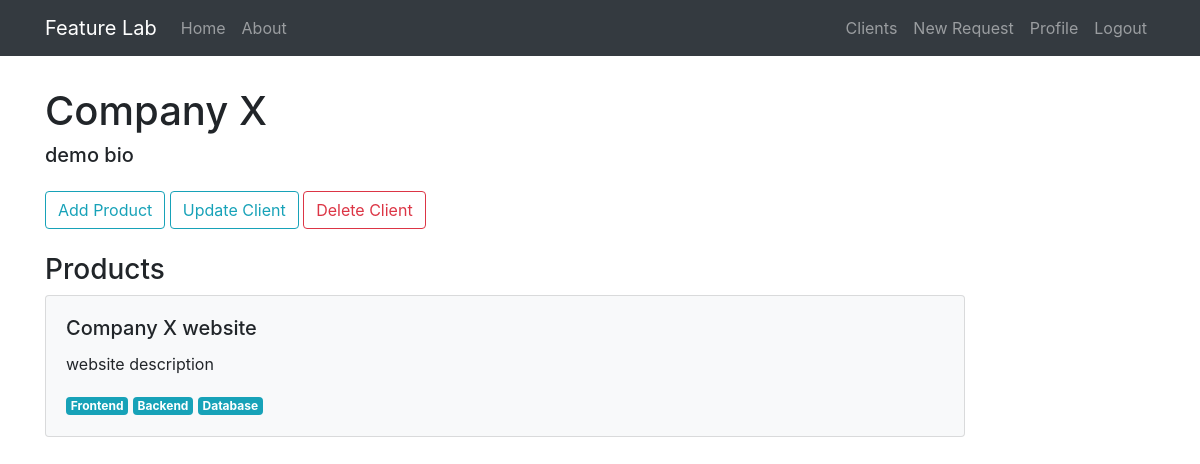
/client/1 (signed in), run on an earlier commit of the app's database.
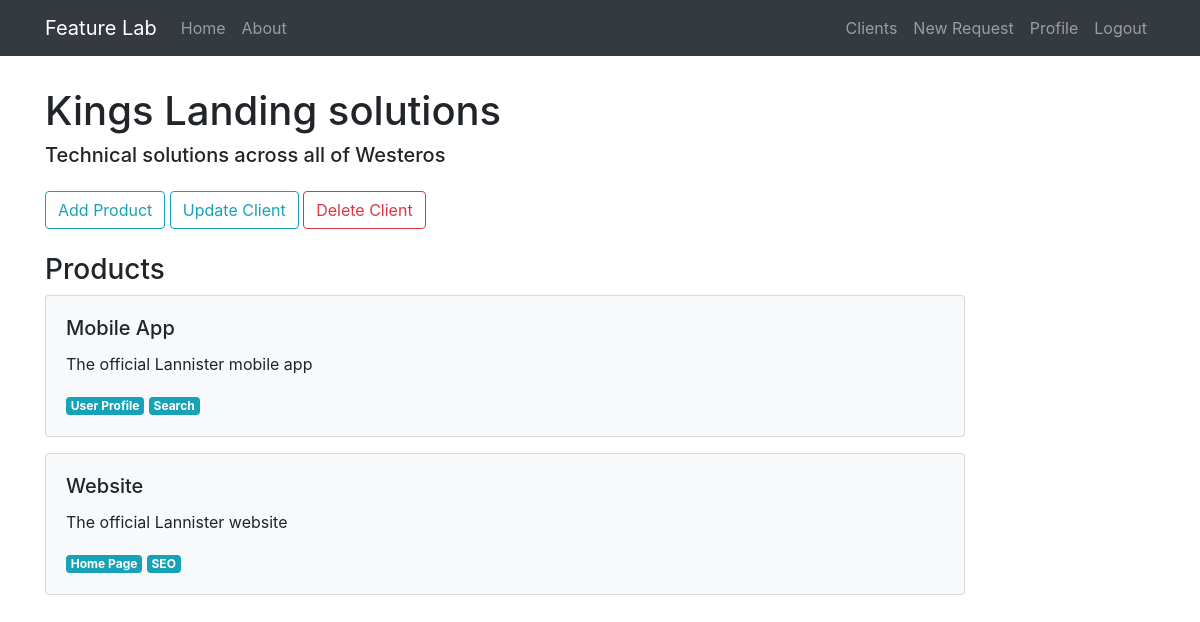
And on a later commit of the database.
### feature_lab/models.py (models this page shows, shortened)
class Client(db.Model):
    id = db.Column(db.Integer, primary_key=True)
    name = db.Column(db.String(20), unique=True, nullable=False)
    email = db.Column(db.String(120), unique=True, nullable=False)
    bio = db.Column(db.Text(), nullable=False)
    priority = db.Column(db.Integer, nullable=False, unique=True)
    phone_number = db.Column(db.String())
    created_at = db.Column(db.DateTime, nullable=False, default=datetime.utcnow)
    products = db.relationship('Product', backref='owner', lazy=True)
    user_id = db.Column(db.Integer, db.ForeignKey('user.id'), nullable=False)

class Product(db.Model):
    id = db.Column(db.Integer, primary_key=True)
    name = db.Column(db.String(20), unique=True, nullable=False)
    description = db.Column(db.Text(), nullable=False)
    owner_id = db.Column(db.Integer, db.ForeignKey('client.id'), nullable=False)
    requests = db.relationship('FeatureRequest', backref='product', lazy=True)
    areas = db.relationship('ProductArea', backref='product', lazy=True)

class ProductArea(db.Model):
    id = db.Column(db.Integer, primary_key=True)
    name = db.Column(db.String(30), nullable=False)
    product_id = db.Column(db.Integer, db.ForeignKey('product.id'), nullable=False)

### feature_lab/clients/routes.py (the view)
@clients.route('/client/<int:client_id>')
@login_required
def client(client_id):
    client = Client.query.get_or_404(int(client_id))
    return render_template('client.html', client=client)

### feature_lab/models.py (called while the page is built)
@login_manager.user_loader
def load_user(user_id):
    return User.query.get(int(user_id))

### feature_lab/templates/client.html (shortened to what this page needs)
{% extends 'layout.html' %}
{% block content %}
    <h1>{{client.name}}</h1>
    <h5 class="mb-4">{{client.bio}}</h5>
    <button class="btn btn-outline-info" onclick="window.location='/create_product/{{client.id}}'">Add Product</button>
    <button class="btn btn-outline-info" onclick="window.location='/client/{{client.id}}/update'">Update Client</button>
    <button type="button" class="btn btn-outline-danger" data-toggle="modal" data-target="#deleteModal">Delete Client</button>
    <h3 class="mt-4">Products</h3>
    {% if client.products %}
        {% for product in client.products %}
            <div>
                <a href="/product/{{ product.id }}" class="request-card">
                    <div class="card bg-light mb-3 p-3 mr-0">
                        <div class="p-1">
                            <h5 class="card-title">{{ product.name }}</h5>
                            <p class="card-text">{{ product.description }}</p>
                            {% for area in product.areas %}
                                <span class="badge badge-info">{{ area.name }}</span>
                            {% endfor %}
                        </div>
                    </div>
                </a>
            </div>
        {% endfor %}
    {% else %}
        <div class="p-5 text-secondary">
            <p>This client does not have any products yet. <a href="/create_product/{{client.id}}">Create product.</a></p>
        </div>
    {% endif %}
{% endblock content %}

### feature_lab/templates/layout.html (shortened to what this page needs)
<!DOCTYPE html>
<html>
<head>
    <link rel="stylesheet" href="https://stackpath.bootstrapcdn.com/bootstrap/4.3.1/css/bootstrap.min.css">
    <link rel="stylesheet" type="text/css" href="{{ url_for('static', filename='custom.css') }}">
</head>
<body>
    <nav class="navbar navbar-expand-lg navbar-dark bg-dark fixed-top">
        <div class="container">
            <a class="navbar-brand" href="/">Feature Lab</a>
            <div class="collapse navbar-collapse" id="navbarToggle">
                <div class="navbar-nav mr-auto">
                    <a class="nav-item nav-link" href="/">Home</a>
                    <a class="nav-item nav-link" href="/about">About</a>
                </div>
                <div class="navbar-nav">
                    {% if current_user.is_authenticated %}
                        <a class="nav-item nav-link" href="/clients">Clients</a>
                        <a class="nav-item nav-link" href="/create_request">New Request</a>
                        <a class="nav-item nav-link" href="/profile">Profile</a>
                        <a class="nav-item nav-link" href="/logout">Logout</a>
                    {% else %}
                        <a class="nav-item nav-link" href="/signup">Register</a>
                        <a class="nav-item nav-link" href="/login">Login</a>
                    {% endif %}
                </div>
            </div>
        </div>
    </nav>
    <main class="container" role="main" style="margin-top:10ex">
        <div class="row">
            <div class="col-md-10">
                {% block content %}{% endblock %}
            </div>
        </div>
    </main>
</body>
</html>

### feature_lab/static/custom.css (style rules this page uses)
a.request-card, a.request-card:hover { color: inherit; text-decoration: none; max-width: 35rem; }

What changed in the data, as far as the page shows it:
removed Product: name "Company X website", description "website description", ProductArea (name "Frontend"), ProductArea (name "Backend"), ProductArea (name "Database")
changed Client: name "Company X" → "Kings Landing solutions"; bio "demo bio" → "Technical solutions across all of Westeros"
added Product: name "Mobile App", description "The official Lannister mobile app", ProductArea (name "User Profile"), ProductArea (name "Search")
added Product: name "Website", description "The official Lannister website", ProductArea (name "Home Page")
added ProductArea: name "SEO", shown under "Website"
